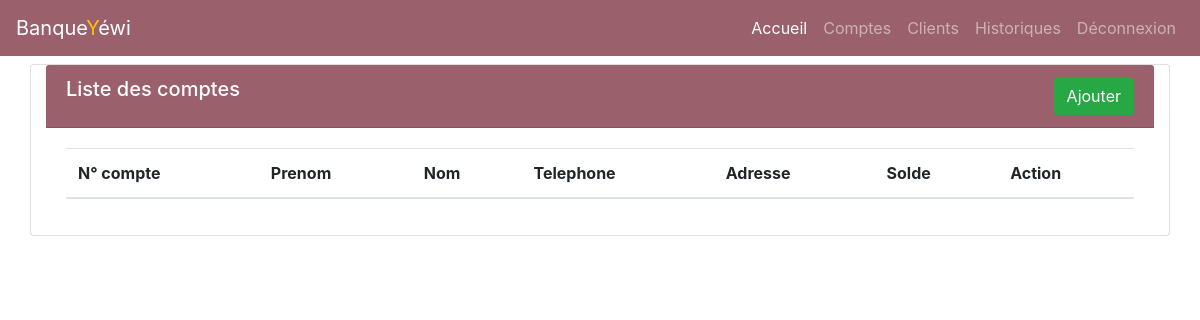
The page /?page=compte (signed in) on the database as committed earlier.
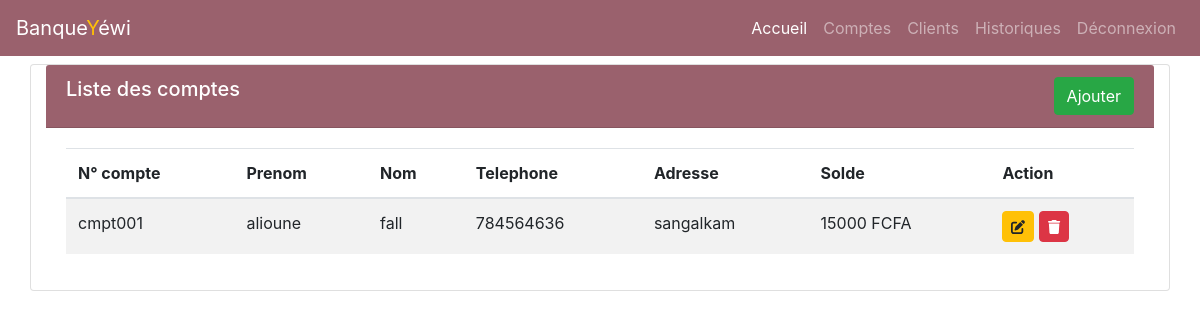
The same page on the database as committed later.
### tables this page shows
CREATE TABLE `compte` (
  `id` int(11) NOT NULL,
  `numCompte` varchar(255) NOT NULL,
  `solde` double NOT NULL,
  `statut` int(11) NOT NULL,
  `iduser` int(11) NOT NULL
);

CREATE TABLE `personne` (
  `id` int(11) NOT NULL,
  `prenom` varchar(50) NOT NULL,
  `nom` varchar(20) NOT NULL,
  `tel` varchar(15) NOT NULL,
  `email` varchar(255) NOT NULL,
  `password` varchar(200) NOT NULL,
  `adresse` varchar(50) NOT NULL
);

### includes/database.php (called while the page is built, shortened)
<?php
try {
    $db = new PDO("mysql:host=localhost;dbname=bank", "root", "");
} catch (PDOException $e) {
   die("Erreur : ".$e->getMessage());
}
function comptes()
{
    global $db;
    try {
        $req = $db->prepare("SELECT prenom, nom, numCompte,tel,adresse, solde
        FROM compte c, personne p
        WHERE c.idUser = p.id
        ORDER BY numCompte ASC");
        $req->execute();
        return $req->fetchAll(PDO::FETCH_OBJ);
    } catch (PDOException $e) {
        die("Erreur : ".$e->getMessage());
    }
}

### views/compte.php (the view)
<?php if (isset($_GET['type'])):  ?>
<div class="container mt-3 col-md-4 card">
    <div class="card-header text-white" style="background-color: #9A616D;">
        <div class="row">
            <h5 class="col-md-8">Ajout compte</h5>
            <div class="col-md-4 text-right">
                <a class="btn btn-info" href="?page=compte">retour</a>
            </div>
        </div>
    </div>
    <div class="card-body">
        <form action="" method="post">
            <div class="form-group">
                <label for="">N° compte</label>
                <input type="text"  name="numCompte" class="form-control" placeholder="Numero compte" required>
            </div>
            <div class="form-group">
                <label for="">Utilisateur</label>
                <select name="user" id="" class="form-control" required>
                    <option value="">Selectionner un client</option>
                    <?php foreach($clients as $c): ?>
                        <option value="<?= $c->id ?>"> <?= $c->prenom." ".$c->nom ?></option>
                    <?php endforeach; ?>
                </select>
            </div>
            <div class="form-group">
                <label for="">Solde</label>
                <input type="number" value="15000" step="5"  name="solde" class="form-control" min="15000" required>
            </div>
            <button type="submit" name="ajoutCompte" class="btn btn-outline-success">Ajouter</button>
            <button type="reset" class="btn btn-outline-warning">Annuler</button>
        </form>
    </div>
</div>
<?php  else: ?>
<div class="container mt-2 card">
    <div class="card-header text-white" style="background-color: #9A616D;">
        <div class="row">
            <h5 class="col-md-8">Liste des comptes</h5>
            <div class="col-md-4 text-right">
                <a class="btn btn-success" href="?page=compte&type=ajout">Ajouter</a>
            </div>
        </div>
    </div>
    <div class="card-body">
        <table class="table table-striped" id="myTable">
            <thead>
                <tr>
                    <th>N° compte</th>
                    <th>Prenom</th>
                    <th>Nom</th>
                    <th>Telephone</th>
                    <th>Adresse</th>
                    <th>Solde</th>
                    <th>Action</th>
                </tr>
            </thead>
            <tbody>
                <?php foreach($comptes as $c): ?>
                <tr>
                    <td><?= $c->numCompte ?></td>
                    <td><?= $c->prenom ?></td>
                    <td><?= $c->nom ?></td>
                    <td><?= $c->tel ?></td>
                    <td><?= $c->adresse ?></td>
                    <td><?= $c->solde ?> FCFA</td>
                    <td>
                        <a href="" class="btn btn-warning btn-sm rounded"><i class="fa fa-edit"></i></a>
                        <a href="" class="btn btn-danger btn-sm rounded"><i class="fa fa-trash"></i></a>
                    </td>
                </tr>
                <?php endforeach; ?>
            </tbody>
        </table>
    </div>
</div>
<?php  endif; ?>

Rows that differ between the two databases and show on the page:
added compte: numCompte "cmpt001", iduser.prenom "alioune", iduser.nom "fall", iduser.tel "784564636", iduser.adresse "sangalkam", solde "15000"
